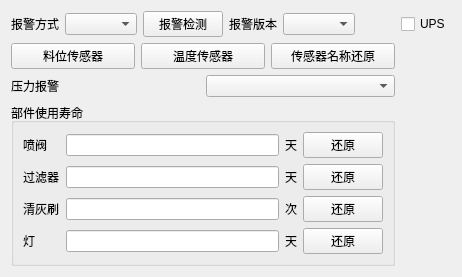
     <widget class="QWidget" name="page_2">
      <layout class="QGridLayout" name="gridLayout_40">
       <item row="3" column="0">
        <layout class="QHBoxLayout" name="horizontalLayout_98">
         <item>
          <widget class="QLabel" name="pressurAlarmLbl">
           <property name="text">
            <string notr="true">压力报警</string>
           </property>
          </widget>
         </item>
         <item>
          <widget class="QComboBox" name="pressureAlarmType"/>
         </item>
        </layout>
       </item>
       <item row="2" column="0">
        <layout class="QHBoxLayout" name="horizontalLayout_97">
         <item>
          <widget class="QPushButton" name="pushButton">
           <property name="text">
            <string notr="true">料位传感器</string>
           </property>
          </widget>
         </item>
         <item>
          <widget class="QPushButton" name="tempSensorBtn">
           <property name="text">
            <string notr="true">温度传感器</string>
           </property>
          </widget>
         </item>
         <item>
          <widget class="QPushButton" name="sensorNameRestoreBtn">
           <property name="text">
            <string notr="true">传感器名称还原</string>
           </property>
          </widget>
         </item>
        </layout>
       </item>
       <item row="4" column="0">
        <widget class="QGroupBox" name="groupBox">
         <property name="title">
          <string notr="true">部件使用寿命</string>
         </property>
         <layout class="QGridLayout" name="gridLayout">
          <item row="0" column="0">
           <widget class="QLabel" name="label_4">
            <property name="text">
             <string notr="true">喷阀</string>
            </property>
           </widget>
          </item>
          <item row="0" column="1">
           <widget class="myLineEdit" name="ledit_valve"/>
          </item>
          <item row="0" column="2">
           <widget class="QLabel" name="label_8">
            <property name="text">
             <string notr="true">天</string>
            </property>
           </widget>
          </item>
          <item row="0" column="3">
           <widget class="QPushButton" name="btn_valve">
            <property name="text">
             <string notr="true">还原</string>
            </property>
           </widget>
          </item>
          <item row="1" column="0">
           <widget class="QLabel" name="label_5">
            <property name="text">
             <string notr="true">过滤器</string>
            </property>
           </widget>
          </item>
          <item row="1" column="1">
           <widget class="myLineEdit" name="ledit_filter"/>
          </item>
          <item row="1" column="2">
           <widget class="QLabel" name="label_9">
            <property name="text">
             <string notr="true">天</string>
            </property>
           </widget>
          </item>
          <item row="1" column="3">
           <widget class="QPushButton" name="btn_filter">
            <property name="text">
             <string notr="true">还原</string>
            </property>
           </widget>
          </item>
          <item row="2" column="0">
           <widget class="QLabel" name="label_6">
            <property name="text">
             <string notr="true">清灰刷</string>
            </property>
           </widget>
          </item>
          <item row="2" column="1">
           <widget class="myLineEdit" name="ledit_wipe"/>
          </item>
          <item row="2" column="2">
           <widget class="QLabel" name="label_11">
            <property name="text">
             <string notr="true">次</string>
            </property>
           </widget>
          </item>
          <item row="2" column="3">
           <widget class="QPushButton" name="btn_wipe">
            <property name="text">
             <string notr="true">还原</string>
            </property>
           </widget>
          </item>
          <item row="3" column="0">
           <widget class="QLabel" name="label_7">
            <property name="text">
             <string notr="true">灯</string>
            </property>
           </widget>
          </item>
          <item row="3" column="1">
           <widget class="myLineEdit" name="ledit_lamp"/>
          </item>
          <item row="3" column="2">
           <widget class="QLabel" name="label_10">
            <property name="text">
             <string notr="true">天</string>
            </property>
           </widget>
          </item>
          <item row="3" column="3">
           <widget class="QPushButton" name="btn_lamp">
            <property name="text">
             <string notr="true">还原</string>
            </property>
           </widget>
          </item>
         </layout>
        </widget>
       </item>
       <item row="0" column="0">
        <layout class="QHBoxLayout" name="horizontalLayout_27">
         <item>
          <widget class="QLabel" name="label">
           <property name="text">
            <string notr="true">报警方式</string>
           </property>
          </widget>
         </item>
         <item>
          <widget class="QComboBox" name="alarmVoiceTypeCombobox"/>
         </item>
         <item>
          <widget class="QPushButton" name="alarmVoiceTestBtn">
           <property name="text">
            <string notr="true">报警检测</string>
           </property>
          </widget>
         </item>
         <item>
          <widget class="QLabel" name="alarmCmd">
           <property name="text">
            <string notr="true">报警版本</string>
           </property>
          </widget>
         </item>
         <item>
          <widget class="QComboBox" name="alarmCmdTypeCombobox"/>
         </item>
         <item>
          <spacer name="horizontalSpacer_23">
           <property name="orientation">
            <enum>Qt::Horizontal</enum>
           </property>
           <property name="sizeHint" stdset="0">
            <size>
             <width>40</width>
             <height>20</height>
            </size>
           </property>
          </spacer>
         </item>
        </layout>
       </item>
       <item row="0" column="1">
        <widget class="QCheckBox" name="upsCheckBox">
         <property name="text">
          <string>UPS</string>
         </property>
        </widget>
       </item>
      </layout>
     </widget>
